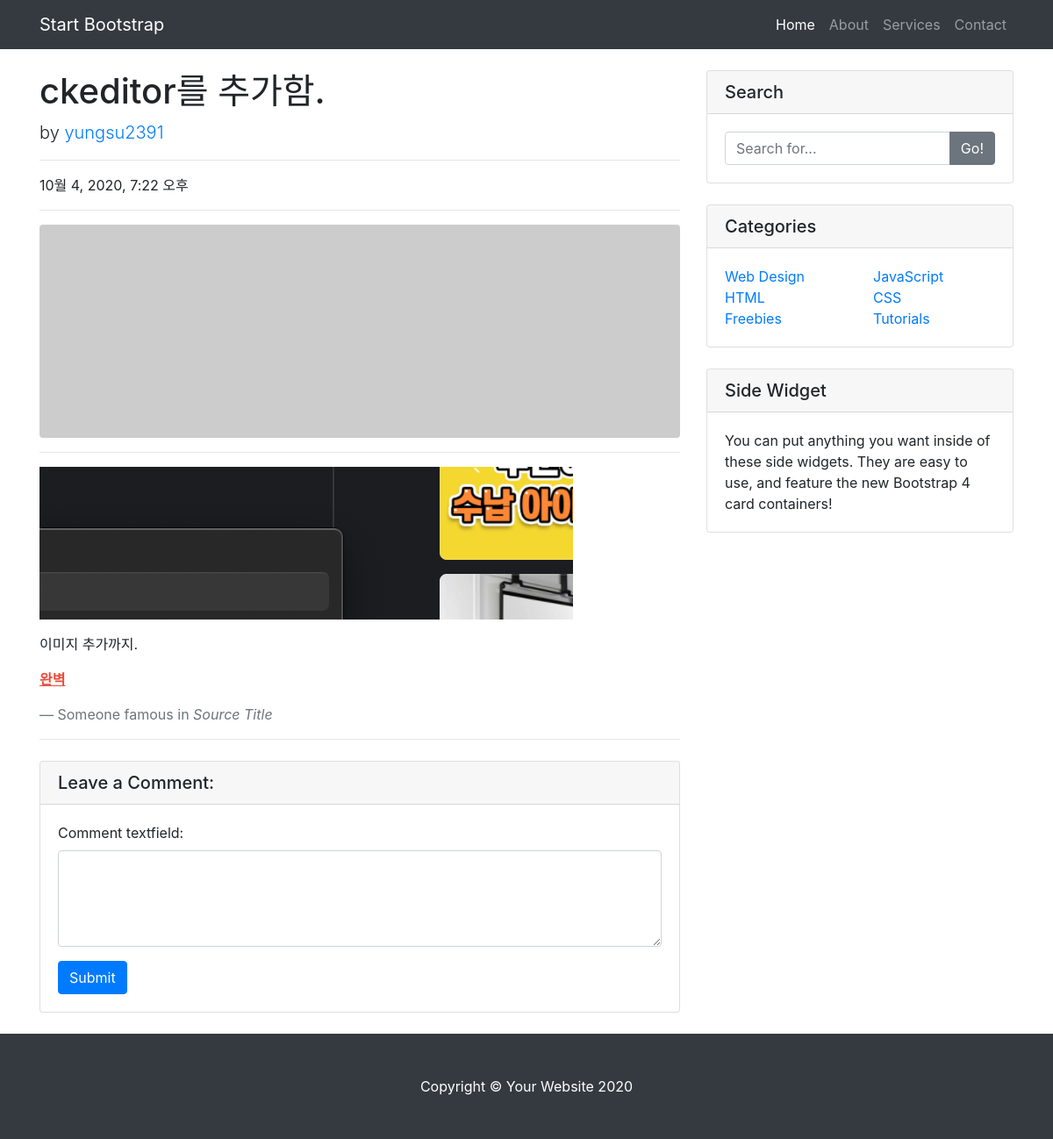
/blogMain/detail/2/, run on the app's committed database.
### blogapp/models.py (models this page shows)
class Blog(models.Model):
    title = models.CharField(max_length=100)
    pub_date = models.DateTimeField(auto_now_add=True)
    author = models.ForeignKey(User, on_delete=models.CASCADE, null=True, default=1)
    body = RichTextUploadingField()

### blogapp/views.py (the view)
# urls.py: path('blogMain/detail/<int:blog_id>/', blogapp.views.detail, name='detail'),
def detail(request, blog_id):
    blog_detail = get_object_or_404(Blog, pk=blog_id)
    comments = Comment.objects.filter(blog_id=blog_id)
    if request.method == 'POST':
        comment_form = BlogCommentForm(request.POST)
        if comment_form.is_valid():
            content = comment_form.cleaned_data['comment_textfield']
            print(content)
            login_request_uri = 'https://kauth.kakao.com/oauth/authorize?'
            client_id = '5d111e326ced992ef3940d6cc48ec2c9'
            redirect_uri = 'http://127.0.0.1:8000/oauth'
            login_request_uri += 'client_id=' + client_id
            login_request_uri += '&redirect_uri=' + redirect_uri
            login_request_uri += '&response_type=code'
            return redirect(login_request_uri)
        else:
            return redirect('blogMain')
    else:
        comment_form = BlogCommentForm()
        context = {
            'blog_detail': blog_detail,
            'comments': comments,
            'comment_form': comment_form
        }
        return render(request, 'detail.html', context)

### blogapp/forms.py
class BlogCommentForm(forms.ModelForm):
    class Meta:
        model = Comment
        fields = ['comment_textfield']
        widgets = {
            'comment_textfield': forms.Textarea(attrs={'class': 'form-control', 'rows': 4, 'cols': 40})
        }

### blogapp/templates/detail.html (shortened to what this page needs)
{% load static %}
<!DOCTYPE html>
<html lang="en">
<head>
    <link href="{% static 'css/detail/vendor/bootstrap/css/bootstrap.min.css' %}" rel="stylesheet">
    <link href="{% static 'css/detail/css/blog-post.css' %}" rel="stylesheet">
</head>
<body>
  <nav class="navbar navbar-expand-lg navbar-dark bg-dark fixed-top">
    <div class="container">
      <a class="navbar-brand" href="#">Start Bootstrap</a>
      <div class="collapse navbar-collapse" id="navbarResponsive">
        <ul class="navbar-nav ml-auto">
          <li class="nav-item active">
            <a class="nav-link" href="#">Home
            </a>
          </li>
          <li class="nav-item">
            <a class="nav-link" href="#">About</a>
          </li>
          <li class="nav-item">
            <a class="nav-link" href="#">Services</a>
          </li>
          <li class="nav-item">
            <a class="nav-link" href="#">Contact</a>
          </li>
        </ul>
      </div>
    </div>
  </nav>
  <div class="container">
    <div class="row">
      <div class="col-lg-8">
        <h1 class="mt-4">{{ blog_detail.title }}</h1>
        <p class="lead">
          by
          <a href="#">{{ blog_detail.author }}</a>
        </p>
        <hr>
        <p>{{ blog_detail.pub_date }}</p>
        <hr>
        <img class="img-fluid rounded" src="http://placehold.it/900x300" alt="">
        <hr>
        <p class="lead">{{ blog_detail.body | safe }}</p>
        <blockquote class="blockquote">
          <footer class="blockquote-footer">Someone famous in
            <cite title="Source Title">Source Title</cite>
          </footer>
        </blockquote>
        <hr>
        <div class="card my-4">
            <h5 class="card-header">Leave a Comment:</h5>
            <div class="card-body">
                <form method="POST">
                    <div class="form-group">{{ comment_form }}</div>
                    <button type="submit" class="btn btn-primary">Submit</button>
                </form>
            </div>
        </div>
      </div>
      <div class="col-md-4">
        <div class="card my-4">
          <h5 class="card-header">Search</h5>
          <div class="card-body">
            <div class="input-group">
              <input type="text" class="form-control" placeholder="Search for...">
              <span class="input-group-append">
                <button class="btn btn-secondary" type="button">Go!</button>
              </span>
            </div>
          </div>
        </div>
        <div class="card my-4">
          <h5 class="card-header">Categories</h5>
          <div class="card-body">
            <div class="row">
              <div class="col-lg-6">
                <ul class="list-unstyled mb-0">
                  <li>
                    <a href="#">Web Design</a>
                  </li>
                  <li>
                    <a href="#">HTML</a>
                  </li>
                  <li>
                    <a href="#">Freebies</a>
                  </li>
                </ul>
              </div>
              <div class="col-lg-6">
                <ul class="list-unstyled mb-0">
                  <li>
                    <a href="#">JavaScript</a>
                  </li>
                  <li>
                    <a href="#">CSS</a>
                  </li>
                  <li>
                    <a href="#">Tutorials</a>
                  </li>
                </ul>
              </div>
            </div>
          </div>
        </div>
        <div class="card my-4">
          <h5 class="card-header">Side Widget</h5>
          <div class="card-body">
            You can put anything you want inside of these side widgets. They are easy to use, and feature the new Bootstrap 4 card containers!
          </div>
        </div>
      </div>
    </div>
  </div>
  <footer class="py-5 bg-dark">
    <div class="container">
      <p class="m-0 text-center text-white">Copyright &copy; Your Website 2020</p>
    </div>
  </footer>
</body>
</html>

### blogapp/static/css/detail/css/blog-post.css (style rules this page uses)
body { padding-top: 56px; }

### data on the page
Blog: title "ckeditor를 추가함.", author "yungsu2391", pub_date "10월 4, 2020, 7:22 오후", body (picture), body "이미지 추가까지. 완벽"
